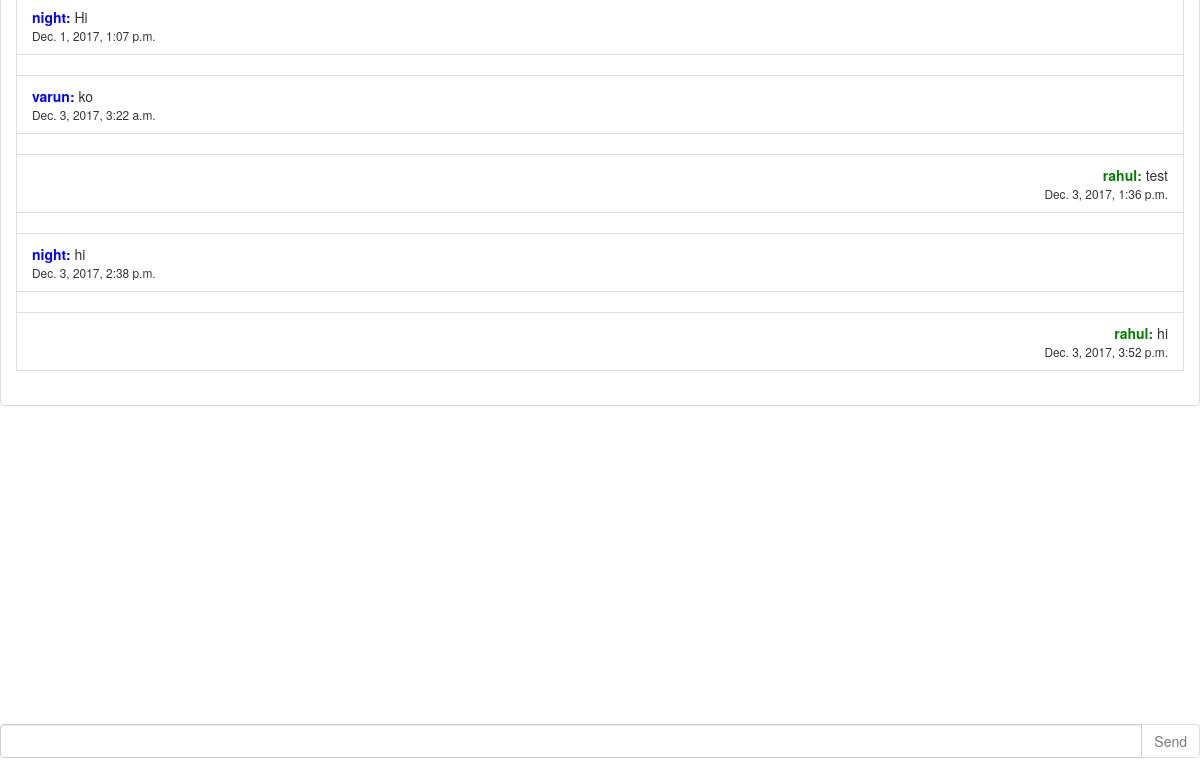
The page /demosky/chat_box/ (signed in, lower part) on the database as committed earlier.
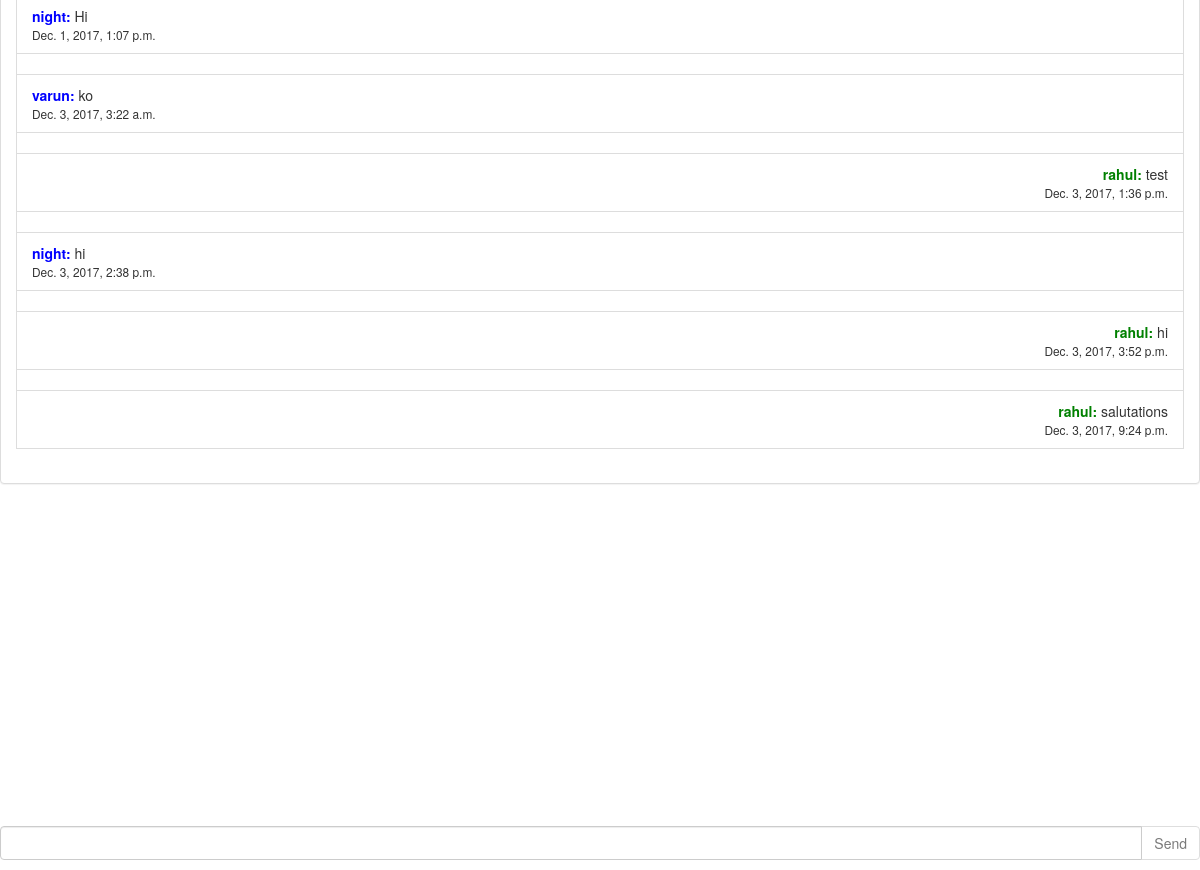
The same page on the database as committed later.
### demosky/models.py (models this page shows, shortened)
class Chat(models.Model): # creating chat table in database
    created = models.DateTimeField(auto_now_add=True)
    topic=models.CharField(max_length=100)
    user = models.ForeignKey(User)
    message = models.CharField(max_length=200)

### demosky/views.py (the view)
@login_required
@user_passes_test(token_check, login_url='/demosky/verify-user/')
def Chatbox(request):
    c = Chat.objects.filter(topic= '')
    return render(request, "demosky/chat_box.html", {'home': 'active', 'chat': c})

### demosky/views.py (called while the page is built)
def token_check(user):
    newEmailUser = UserProfile.objects.get(user=user)
    return newEmailUser.token_valid

### demosky/templates/demosky/chat_box.html (shortened to what this page needs)
{% load staticfiles %}
{% load static %}
<html>
<body background="/static/DarkSky-Dev/imgs/Background.jpg">
</body>
<head>
    <link rel="stylesheet" href="http://maxcdn.bootstrapcdn.com/bootstrap/3.3.5/css/bootstrap.min.css">
    <link rel="stylesheet" href="{% static "DarkSky-Dev/css/chat.css" %}">
</head>
<body>
    <div id="chat-body" class="panel panel-default">
        <div id="msg-list-div" class="panel-body">
            <ul id="msg-list" class="list-group">
                {% for obj in chat %}
                        {% if obj.user == request.user %}
                            <li class="text-right list-group-item"></li>
                        <li class="text-right list-group-item"><b><font color ='green'>{{ obj.user }}:</font></b> {{ obj.message }}<br><small>{{obj.created}}</small></li>
                        {% else %}
                            <li class="text-left list-group-item"></li>
                        <li class="text-left list-group-item"><b><font color = 'blue'>{{ obj.user}}:</font></b> {{ obj.message }}<br><small>{{obj.created}}</small></li>
                        {% endif %}
                    {% empty %}
                        <li class="text-right list-group-item">No messages yet!</li>
                {% endfor %}
            </ul>
        </div>
    </div>
    <form id="chat-form" method="post" action="post/" autocomplete="off">
            <div id="chat-bottom" class="input-group">
                <input type="text" onkeyup="textCounter(this,'counter',99);" id="chat-msg" name="chat-msg" maxlength="99" class="form-control" />
                <span class="input-group-btn">
                    <input class="btn btn-default" id="send" type="submit" value="Send"/>
                </span class>
            </div>
    </form>
</body>
</html>

### static/DarkSky-Dev/css/chat.css (style rules this page uses)
body { background: url('/static/DarkSky-Dev/imgs/Background.jpg'); background-repeat: no-repeat; background-position: top center; background-attachment: fixed; width: 100%; height: 90%; }
#chat-bottom { position: fixed; bottom: 10px; }
.panel-body { overflow-y: scroll; height: 85%; }

Rows that differ between the two databases and show on the page:
added Chat: user "rahul", message "salutations", created "Dec. 3, 2017, 9:24 p.m."
